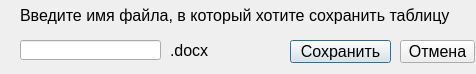
<?xml version="1.0" encoding="UTF-8"?>
<ui version="4.0">
 <class>Dialog</class>
 <widget class="QDialog" name="Dialog">
  <property name="geometry">
   <rect>
    <x>0</x>
    <y>0</y>
    <width>476</width>
    <height>74</height>
   </rect>
  </property>
  <property name="windowTitle">
   <string>Сохранение</string>
  </property>
  <widget class="QLabel" name="label">
   <property name="geometry">
    <rect>
     <x>20</x>
     <y>0</y>
     <width>451</width>
     <height>31</height>
    </rect>
   </property>
   <property name="font">
    <font>
     <pointsize>12</pointsize>
    </font>
   </property>
   <property name="text">
    <string>Введите имя файла, в который хотите сохранить таблицу</string>
   </property>
  </widget>
  <widget class="QLineEdit" name="saveEdit">
   <property name="geometry">
    <rect>
     <x>20</x>
     <y>40</y>
     <width>141</width>
     <height>20</height>
    </rect>
   </property>
   <property name="font">
    <font>
     <pointsize>12</pointsize>
    </font>
   </property>
  </widget>
  <widget class="QLabel" name="label_2">
   <property name="geometry">
    <rect>
     <x>170</x>
     <y>40</y>
     <width>91</width>
     <height>21</height>
    </rect>
   </property>
   <property name="font">
    <font>
     <pointsize>12</pointsize>
    </font>
   </property>
   <property name="text">
    <string>.docx</string>
   </property>
  </widget>
  <widget class="QPushButton" name="save">
   <property name="geometry">
    <rect>
     <x>290</x>
     <y>40</y>
     <width>101</width>
     <height>23</height>
    </rect>
   </property>
   <property name="font">
    <font>
     <pointsize>12</pointsize>
    </font>
   </property>
   <property name="text">
    <string>Сохранить</string>
   </property>
  </widget>
  <widget class="QPushButton" name="cancel">
   <property name="geometry">
    <rect>
     <x>400</x>
     <y>40</y>
     <width>75</width>
     <height>23</height>
    </rect>
   </property>
   <property name="font">
    <font>
     <pointsize>12</pointsize>
    </font>
   </property>
   <property name="text">
    <string>Отмена</string>
   </property>
  </widget>
 </widget>
 <resources/>
 <connections/>
</ui>
